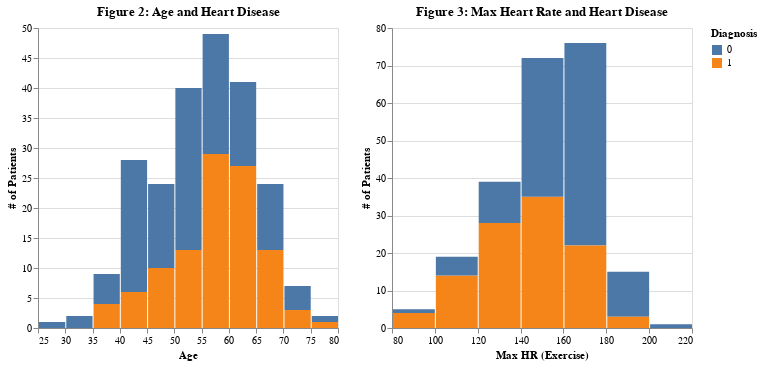

Notebook cell for this chart:
### Markdown cell above
**Methods and Results**

Initially we can see a couple of trends just by grouping the data by diagnosis, most notably a null diagnosis being correlated with youth, lower chest pain (1 being asymptomatic), lower resting blood pressure and a higher maximum heart rate.

To further investigate a couple of links let's look at some graphs.

### Code cell
#Plot of age and heart disease

age = alt.Chart(heart_train).mark_bar().encode(
    x=alt.X("age", bin=alt.Bin(step=5)).title("Age"),
    y=alt.Y("count()").title("# of Patients"),
    color=alt.Color("diagnosis:N", title="Diagnosis")
).properties(title="Figure 2: Age and Heart Disease")


#Plot of max heart rate and heart disease

max_hr = alt.Chart(heart_train).mark_bar().encode(
    x=alt.X("thalach", bin=alt.Bin(step=20)).title("Max HR (Exercise)"),
    y=alt.Y("count()").title("# of Patients"),
    color=alt.Color("diagnosis:N", title="Diagnosis")
).properties(title="Figure 3: Max Heart Rate and Heart Disease")

display(age | max_hr)

### Figure 1 — Vega-Lite specification as saved in the notebook (floating-point values rounded to 4 significant figures; data arrays with more than 128 entries replaced by an {"elided": "..."} marker saying what was removed)
{"config": {"view": {"continuousWidth": 300, "continuousHeight": 300}}, "hconcat": [{"mark": {"type": "bar"}, "encoding": {"color": {"field": "diagnosis", "title": "Diagnosis", "type": "nominal"}, "x": {"bin": {"step": 5}, "field": "age", "title": "Age", "type": "quantitative"}, "y": {"aggregate": "count", "title": "# of Patients", "type": "quantitative"}}, "title": "Figure 2: Age and Heart Disease"}, {"mark": {"type": "bar"}, "encoding": {"color": {"field": "diagnosis", "title": "Diagnosis", "type": "nominal"}, "x": {"bin": {"step": 20}, "field": "thalach", "title": "Max HR (Exercise)", "type": "quantitative"}, "y": {"aggregate": "count", "title": "# of Patients", "type": "quantitative"}}, "title": "Figure 3: Max Heart Rate and Heart Disease"}], "data": {"name": "data-8faeede407e5f8fb320f8dde6f1a480a"}, "$schema": "https://vega.github.io/schema/vega-lite/v5.8.0.json", "datasets": {"data-8faeede407e5f8fb320f8dde6f1a480a": {"elided": "227 records"}}}
